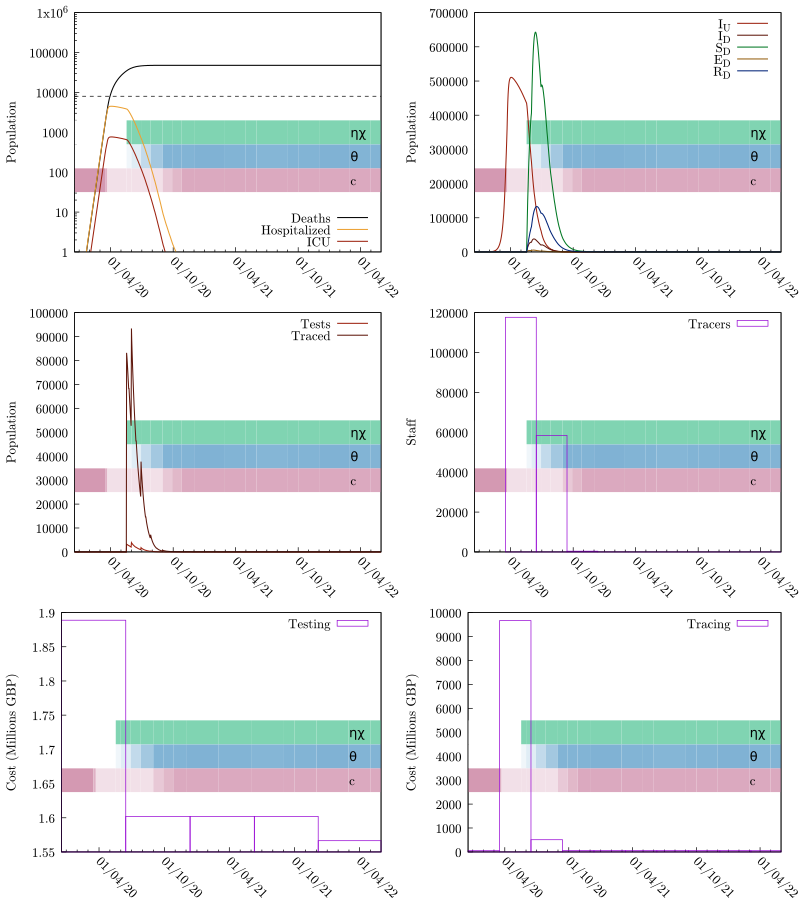

Reproduce this figure in gnuplot.
set terminal pdfcairo color enhanced dashed font "cmr10,14" size 8,9
seed="ptti-scenario-4c"
set output sprintf("%s.pdf", seed)
set multiplot layout 3,2
odefile=sprintf("%s-out-0.tsv", seed)
ttfile=sprintf("%s-out-0-testtrace.tsv", seed)
trfile=sprintf("%s-out-0-trcosts.tsv", seed)
tefile=sprintf("%s-out-0-tecosts.tsv", seed)
etimesfile=sprintf("%s-events.gp", seed)

set tics nomirror
set ylabel 'Population'

set yrange [0:]

set style fill transparent solid 0.25 noborder

# Colors
color_SU = '#00aa55'
color_SD = '#007722'

color_EU = '#eba134'
color_ED = '#945e0f'

color_IU = '#9c210e'
color_ID = '#5e160b'

color_RU = '#0055aa'
color_RD = '#002277'

# These are from the economic model inputs
Hospitalized_Pct_Deaths=0.44
ICU_Fatality=0.59
ICU_Pct=0.17
IFR=0.008
Non_ICU_Fatality=0.36

HF = IFR*Hospitalized_Pct_Deaths/(ICU_Pct*ICU_Fatality+(1-ICU_Pct)*Non_ICU_Fatality)
ICUF = HF*ICU_Pct

set key bottom right
set xdata time
set timefmt "%Y-%m-%d %H:%M:%S"
set format x "%d/%m/%y"

load etimesfile

set xtics rotate by -45 3600*24*30*6

set yrange [1:1e6]
set log y

set arrow from graph 0, first 8000 to graph 1, first 8000 nohead lc 0 dt '--'
plot odefile u 1:(($9+$10)*IFR) w l lw 1.5 lc 0 ti "Deaths", "" u 1:(($7+$8)*HF) w l lw 1.5 lc rgb color_EU ti "Hospitalized", "" u 1:(($7+$8)*ICUF) w l lw 1.5 lc rgb color_IU ti "ICU"

unset log y
unset arrow

set autoscale y
set yrange [0:]
set key top right

# set y2tics 0.5
# set y2range [0:4]

plot odefile u 1:7 w l lw 1.5 lc rgb color_IU ti "I_U", odefile u 1:8 w l lw 1.5 lc rgb color_ID ti "I_D", \
     odefile u 1:4 w l lw 1.5 lc rgb color_SD ti "S_D", odefile u 1:6 w l lw 1.5 lc rgb color_ED ti "E_D", \
     odefile u 1:10 w l lw 1.5 lc rgb color_RD ti "R_D"#, odefile u 1:13 w l axis x1y2 lc 0 ti "R"


plot ttfile u 1:3 w l lw 1.5 lc rgb color_IU ti "Tests", ttfile u 1:4 w l lw 1.5 lc rgb color_ID ti "Traced"

unset log y
unset yrange
set autoscale y
set style fill empty

set ylabel "Staff"
plot trfile u 1:5 w boxes ti "Tracers"

set ylabel "Cost (Millions GBP)"
plot tefile u 1:($5/1000000) w boxes ti "Testing"
plot trfile u 1:($6/1000000) w boxes ti "Tracing"

unset multiplot
set output
